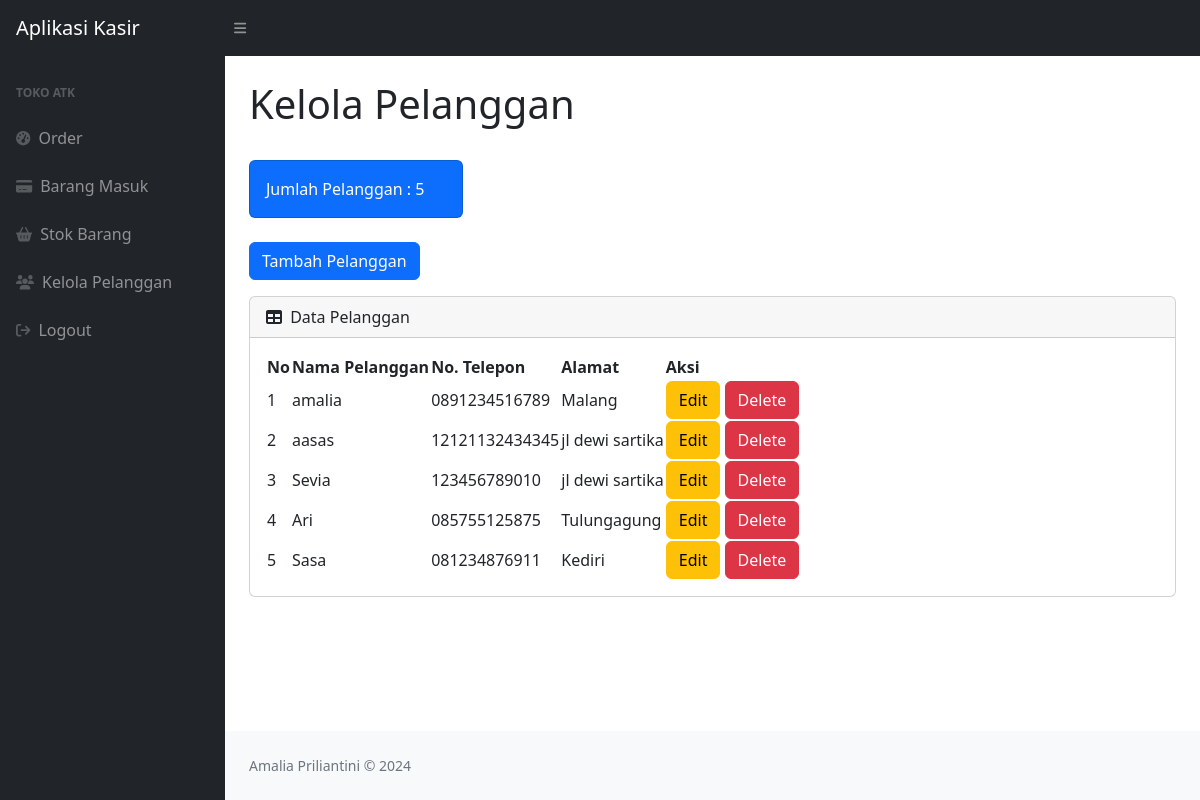
Page /pelanggan.php (signed in) on the committed database.
### tables this page shows
CREATE TABLE `pelanggan` (
  `id_pelanggan` int NOT NULL,
  `nama_pelanggan` varchar(30) NOT NULL,
  `notelp` varchar(18) NOT NULL,
  `alamat` varchar(50) NOT NULL
);

### pelanggan.php (the view, shortened to what this page needs)
<?php
require 'ceklogin.php';
$pelanggan = mysqli_query($koneksi, "SELECT * FROM pelanggan");
$h2 = mysqli_num_rows($pelanggan);
?>
<!DOCTYPE html>
<html lang="id">
<head>
    <link href="https://cdn.jsdelivr.net/npm/simple-datatables@7.1.2/dist/style.min.css" rel="stylesheet">
    <link href="css/styles.css" rel="stylesheet">
</head>
<body class="sb-nav-fixed">
    <nav class="sb-topnav navbar navbar-expand navbar-dark bg-dark">
        <a class="navbar-brand ps-3" href="index.php">Aplikasi Kasir</a>
        <button class="btn btn-link btn-sm order-1 order-lg-0 me-4 me-lg-0" id="sidebarToggle" href="#!"><i class="fas fa-bars"></i></button>
    </nav>
    <div id="layoutSidenav">
        <div id="layoutSidenav_nav">
            <nav class="sb-sidenav accordion sb-sidenav-dark" id="sidenavAccordion">
                <div class="sb-sidenav-menu">
                    <div class="nav">
                        <div class="sb-sidenav-menu-heading">Toko ATK</div>
                        <a class="nav-link" href="index.php">
                            <div class="sb-nav-link-icon"><i class="fas fa-tachometer-alt"></i></div>
                            Order
                        </a>
                        <a class="nav-link" href="masuk.php">
                            <div class="sb-nav-link-icon"><i class="fa fa-credit-card" aria-hidden="true"></i></div>
                            Barang Masuk
                        </a>
                        <a class="nav-link" href="stok.php">
                            <div class="sb-nav-link-icon"><i class="fa fa-shopping-basket" aria-hidden="true"></i></div>
                            Stok Barang
                        </a>
                        <a class="nav-link" href="pelanggan.php">
                            <div class="sb-nav-link-icon"><i class="fa fa-users" aria-hidden="true"></i></div>
                            Kelola Pelanggan
                        </a>
                        <a class="nav-link" href="logout.php">
                            <div class="sb-nav-link-icon"><i class="fa fa-sign-out" aria-hidden="true"></i></div>
                            Logout
                        </a>
                    </div>
                </div>
            </nav>
        </div>
        <div id="layoutSidenav_content">
            <main>
                <div class="container-fluid px-4">
                    <h1 class="mt-4">Kelola Pelanggan</h1>
                    <div class="row">
                        <div class="col-xl-3 col-md-6">
                            <div class="card bg-primary text-white mb-4">
                                <div class="card-body">Jumlah Pelanggan : <?= $h2; ?></div>
                            </div>
                            <button type="button" class="btn btn-primary" data-bs-toggle="modal" data-bs-target="#myModal">Tambah Pelanggan</button>
                        </div>
                    </div>
                    <div class="card mb-4">
                        <div class="card-header">
                            <i class="fas fa-table me-1"></i>
                            Data Pelanggan
                        </div>
                        <div class="card-body">
                            <table id="datatablesSimple">
                                <thead>
                                    <tr>
                                        <th>No</th>
                                        <th>Nama Pelanggan</th>
                                        <th>No. Telepon</th>
                                        <th>Alamat</th>
                                        <th>Aksi</th>
                                    </tr>
                                </thead>
                                <tbody>
                                    <?php
                                    $i = 1;
                                    while ($pl = mysqli_fetch_assoc($pelanggan)) :
                                         $id_pelanggan = $pl['id_pelanggan'];
                                         $nama_pelanggan = $pl['nama_pelanggan'];
                                         $notelp = $pl['notelp'];
                                         $alamat = $pl['alamat'];
                                    ?>
                                    <tr>
                                        <td><?= $i++; ?></td>
                                        <td><?= $nama_pelanggan; ?></td>
                                        <td><?= $notelp; ?></td>
                                        <td><?= $alamat; ?></td>
                                        <td>
                                            <button type="button" class="btn btn-warning" data-bs-toggle="modal" data-bs-target="#editpelanggan<?= $id_pelanggan; ?>">Edit</button>
                                            <button type="button" class="btn btn-danger" data-bs-toggle="modal" data-bs-target="#hapuspelanggan<?= $id_pelanggan; ?>">Delete</button>
                                        </td>
                                    </tr>
                                    <?php
                                     endwhile; ?>
                                </tbody>
                            </table>
                        </div>
                    </div>
                </div>
            </main>
            <footer class="py-4 bg-light mt-auto">
                <div class="container-fluid px-4">
                    <div class="d-flex align-items-center justify-content-between small">
                        <div class="text-muted">Amalia Priliantini &copy; 2024</div>
                    </div>
                </div>
            </footer>
        </div>
    </div>
</body>
</html>

### rows in the picture
pelanggan: nama_pelanggan "amalia", notelp "0891234516789", alamat "Malang"
pelanggan: nama_pelanggan "aasas", notelp "12121132434345", alamat "jl dewi sartika"
pelanggan: nama_pelanggan "Sevia", notelp "123456789010", alamat "jl dewi sartika"
pelanggan: nama_pelanggan "Ari", notelp "085755125875", alamat "Tulungagung"
pelanggan: nama_pelanggan "Sasa", notelp "081234876911", alamat "Kediri"

### other values in the picture
$h2 "5"
